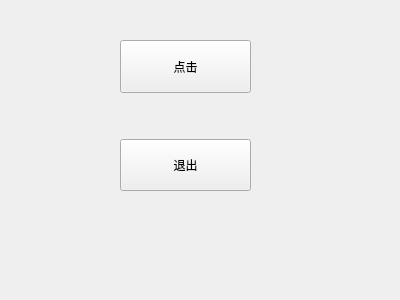
<?xml version="1.0" encoding="UTF-8"?>
<ui version="4.0">
 <class>Form</class>
 <widget class="QWidget" name="Form">
  <property name="geometry">
   <rect>
    <x>0</x>
    <y>0</y>
    <width>400</width>
    <height>300</height>
   </rect>
  </property>
  <property name="windowTitle">
   <string>升级版竞价即时表复制</string>
  </property>
  <property name="windowIcon">
   <iconset resource="prc.qrc">
    <normaloff>:/ico/favicon.ico</normaloff>:/ico/favicon.ico</iconset>
  </property>
  <widget class="QWidget" name="">
   <property name="geometry">
    <rect>
     <x>120</x>
     <y>40</y>
     <width>131</width>
     <height>151</height>
    </rect>
   </property>
   <layout class="QVBoxLayout" name="verticalLayout">
    <item>
     <widget class="QPushButton" name="pushButton">
      <property name="sizePolicy">
       <sizepolicy hsizetype="Minimum" vsizetype="Expanding">
        <horstretch>0</horstretch>
        <verstretch>0</verstretch>
       </sizepolicy>
      </property>
      <property name="focusPolicy">
       <enum>Qt::ClickFocus</enum>
      </property>
      <property name="text">
       <string>点击</string>
      </property>
     </widget>
    </item>
    <item>
     <spacer name="horizontalSpacer">
      <property name="orientation">
       <enum>Qt::Horizontal</enum>
      </property>
      <property name="sizeHint" stdset="0">
       <size>
        <width>20</width>
        <height>40</height>
       </size>
      </property>
     </spacer>
    </item>
    <item>
     <widget class="QPushButton" name="pushButton_2">
      <property name="sizePolicy">
       <sizepolicy hsizetype="Expanding" vsizetype="Expanding">
        <horstretch>0</horstretch>
        <verstretch>0</verstretch>
       </sizepolicy>
      </property>
      <property name="text">
       <string>退出</string>
      </property>
     </widget>
    </item>
   </layout>
  </widget>
 </widget>
 <resources>
  <include location="prc.qrc"/>
 </resources>
 <connections>
  <connection>
   <sender>pushButton_2</sender>
   <signal>clicked()</signal>
   <receiver>Form</receiver>
   <slot>close()</slot>
   <hints>
    <hint type="sourcelabel">
     <x>200</x>
     <y>152</y>
    </hint>
    <hint type="destinationlabel">
     <x>217</x>
     <y>195</y>
    </hint>
   </hints>
  </connection>
  <connection>
   <sender>pushButton</sender>
   <signal>clicked()</signal>
   <receiver>Form</receiver>
   <slot>zhixing()</slot>
   <hints>
    <hint type="sourcelabel">
     <x>193</x>
     <y>60</y>
    </hint>
    <hint type="destinationlabel">
     <x>292</x>
     <y>113</y>
    </hint>
   </hints>
  </connection>
 </connections>
 <slots>
  <slot>zhixing()</slot>
 </slots>
</ui>
